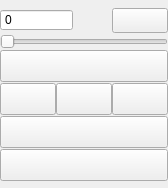
       <widget class="QGroupBox" name="groupBoxControls">
        <property name="enabled">
         <bool>true</bool>
        </property>
        <property name="sizePolicy">
         <sizepolicy hsizetype="Fixed" vsizetype="Fixed">
          <horstretch>0</horstretch>
          <verstretch>0</verstretch>
         </sizepolicy>
        </property>
        <property name="minimumSize">
         <size>
          <width>168</width>
          <height>188</height>
         </size>
        </property>
        <property name="maximumSize">
         <size>
          <width>168</width>
          <height>188</height>
         </size>
        </property>
        <property name="styleSheet">
         <string notr="true">QGroupBox {border-style:none;}</string>
        </property>
        <property name="title">
         <string/>
        </property>
        <layout class="QGridLayout" name="gridLayout_3">
         <property name="horizontalSpacing">
          <number>0</number>
         </property>
         <property name="verticalSpacing">
          <number>1</number>
         </property>
         <property name="margin" stdset="0">
          <number>0</number>
         </property>
         <item row="6" column="0">
          <widget class="MyActionButton" name="pushButton_Fold">
           <property name="sizePolicy">
            <sizepolicy hsizetype="Fixed" vsizetype="Fixed">
             <horstretch>0</horstretch>
             <verstretch>0</verstretch>
            </sizepolicy>
           </property>
           <property name="minimumSize">
            <size>
             <width>168</width>
             <height>32</height>
            </size>
           </property>
           <property name="maximumSize">
            <size>
             <width>168</width>
             <height>32</height>
            </size>
           </property>
           <property name="focusPolicy">
            <enum>Qt::NoFocus</enum>
           </property>
          </widget>
         </item>
         <item row="0" column="0">
          <spacer name="verticalSpacer_9">
           <property name="orientation">
            <enum>Qt::Vertical</enum>
           </property>
           <property name="sizeHint" stdset="0">
            <size>
             <width>20</width>
             <height>0</height>
            </size>
           </property>
          </spacer>
         </item>
         <item row="4" column="1">
          <widget class="MyActionButton" name="pushButton_BetRaiseTwoThirdPot">
           <property name="sizePolicy">
            <sizepolicy hsizetype="Fixed" vsizetype="Fixed">
             <horstretch>0</horstretch>
             <verstretch>0</verstretch>
            </sizepolicy>
           </property>
           <property name="minimumSize">
            <size>
             <width>56</width>
             <height>32</height>
            </size>
           </property>
           <property name="maximumSize">
            <size>
             <width>56</width>
             <height>32</height>
            </size>
           </property>
           <property name="focusPolicy">
            <enum>Qt::NoFocus</enum>
           </property>
          </widget>
         </item>
         <item row="3" column="0">
          <widget class="MyActionButton" name="pushButton_BetRaise">
           <property name="sizePolicy">
            <sizepolicy hsizetype="Fixed" vsizetype="Fixed">
             <horstretch>0</horstretch>
             <verstretch>0</verstretch>
            </sizepolicy>
           </property>
           <property name="minimumSize">
            <size>
             <width>168</width>
             <height>32</height>
            </size>
           </property>
           <property name="maximumSize">
            <size>
             <width>168</width>
             <height>32</height>
            </size>
           </property>
           <property name="focusPolicy">
            <enum>Qt::NoFocus</enum>
           </property>
          </widget>
         </item>
         <item row="4" column="0">
          <widget class="MyActionButton" name="pushButton_BetRaiseHalfPot">
           <property name="sizePolicy">
            <sizepolicy hsizetype="Fixed" vsizetype="Fixed">
             <horstretch>0</horstretch>
             <verstretch>0</verstretch>
            </sizepolicy>
           </property>
           <property name="minimumSize">
            <size>
             <width>56</width>
             <height>32</height>
            </size>
           </property>
           <property name="maximumSize">
            <size>
             <width>56</width>
             <height>32</height>
            </size>
           </property>
           <property name="focusPolicy">
            <enum>Qt::NoFocus</enum>
           </property>
          </widget>
         </item>
         <item row="4" column="2">
          <widget class="MyActionButton" name="pushButton_BetRaisePot">
           <property name="sizePolicy">
            <sizepolicy hsizetype="Fixed" vsizetype="Fixed">
             <horstretch>0</horstretch>
             <verstretch>0</verstretch>
            </sizepolicy>
           </property>
           <property name="minimumSize">
            <size>
             <width>56</width>
             <height>32</height>
            </size>
           </property>
           <property name="maximumSize">
            <size>
             <width>56</width>
             <height>32</height>
            </size>
           </property>
           <property name="focusPolicy">
            <enum>Qt::NoFocus</enum>
           </property>
          </widget>
         </item>
         <item row="5" column="0">
          <widget class="MyActionButton" name="pushButton_CallCheck">
           <property name="sizePolicy">
            <sizepolicy hsizetype="Fixed" vsizetype="Fixed">
             <horstretch>0</horstretch>
             <verstretch>0</verstretch>
            </sizepolicy>
           </property>
           <property name="minimumSize">
            <size>
             <width>168</width>
             <height>32</height>
            </size>
           </property>
           <property name="maximumSize">
            <size>
             <width>168</width>
             <height>32</height>
            </size>
           </property>
           <property name="focusPolicy">
            <enum>Qt::NoFocus</enum>
           </property>
          </widget>
         </item>
         <item row="7" column="0">
          <spacer name="verticalSpacer_11">
           <property name="orientation">
            <enum>Qt::Vertical</enum>
           </property>
           <property name="sizeHint" stdset="0">
            <size>
             <width>20</width>
             <height>0</height>
            </size>
           </property>
          </spacer>
         </item>
         <item row="2" column="0" colspan="3">
          <widget class="Slider" name="horizontalSlider_bet">
           <property name="focusPolicy">
            <enum>Qt::NoFocus</enum>
           </property>
           <property name="maximum">
            <number>9999999</number>
           </property>
           <property name="singleStep">
            <number>10</number>
           </property>
           <property name="orientation">
            <enum>Qt::Horizontal</enum>
           </property>
          </widget>
         </item>
         <item row="1" column="2">
          <widget class="MyActionButton" name="pushButton_AllIn">
           <property name="minimumSize">
            <size>
             <width>55</width>
             <height>25</height>
            </size>
           </property>
           <property name="maximumSize">
            <size>
             <width>95</width>
             <height>25</height>
            </size>
           </property>
           <property name="focusPolicy">
            <enum>Qt::NoFocus</enum>
           </property>
          </widget>
         </item>
         <item row="1" column="0">
          <widget class="QSpinBox" name="spinBox_betValue">
           <property name="minimumSize">
            <size>
             <width>73</width>
             <height>0</height>
            </size>
           </property>
           <property name="buttonSymbols">
            <enum>QAbstractSpinBox::NoButtons</enum>
           </property>
           <property name="accelerated">
            <bool>true</bool>
           </property>
           <property name="correctionMode">
            <enum>QAbstractSpinBox::CorrectToNearestValue</enum>
           </property>
           <property name="maximum">
            <number>99999999</number>
           </property>
           <property name="singleStep">
            <number>5</number>
           </property>
          </widget>
         </item>
        </layout>
        <zorder>pushButton_BetRaise</zorder>
        <zorder>pushButton_BetRaiseHalfPot</zorder>
        <zorder>pushButton_BetRaiseTwoThirdPot</zorder>
        <zorder>pushButton_BetRaisePot</zorder>
        <zorder>pushButton_CallCheck</zorder>
        <zorder>pushButton_Fold</zorder>
        <zorder>horizontalSlider_bet</zorder>
        <zorder>spinBox_betValue</zorder>
        <zorder>pushButton_AllIn</zorder>
       </widget>
